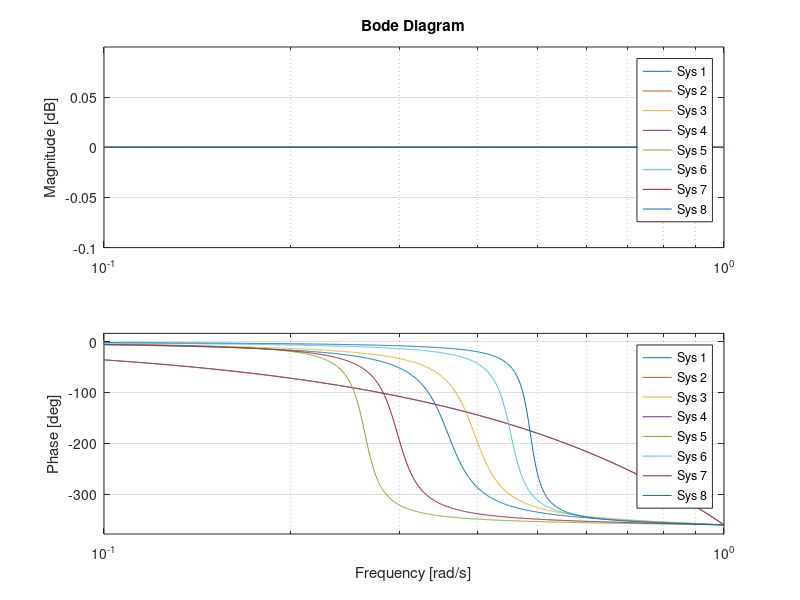
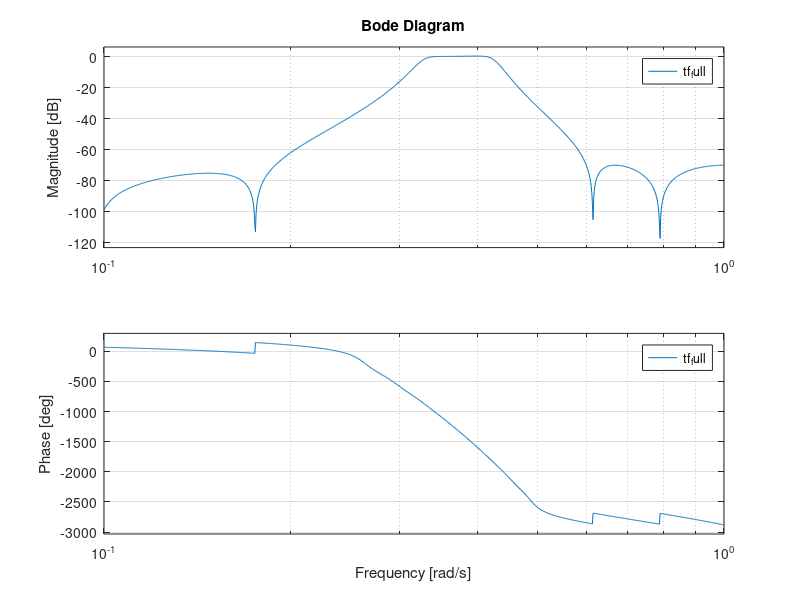
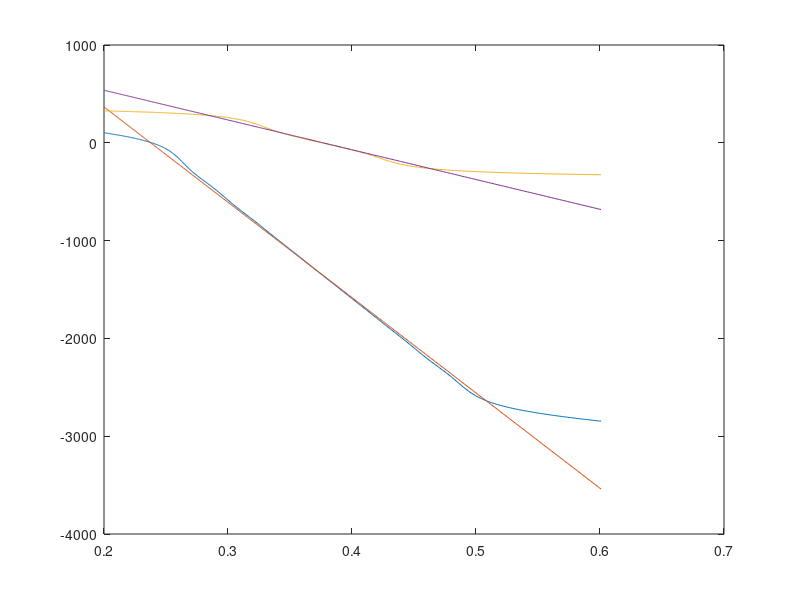
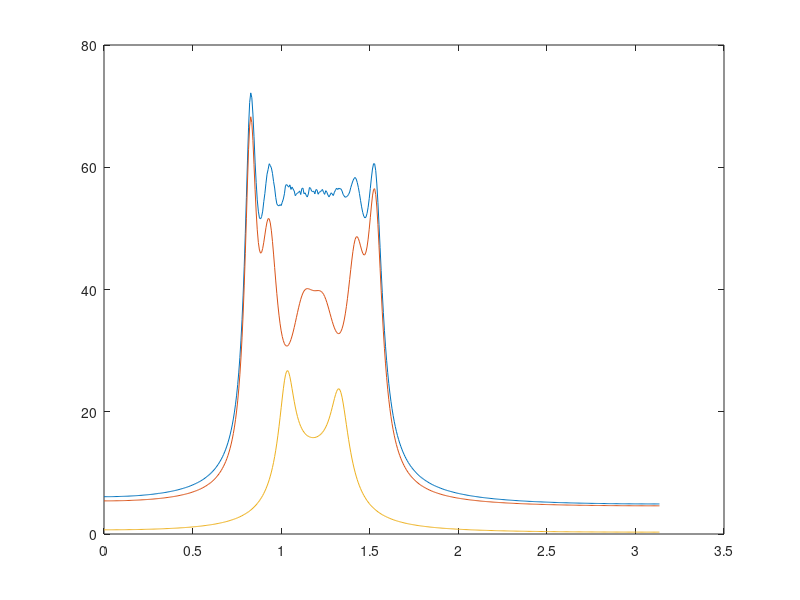

Reproduce these figures in MATLAB, in order.
clear all
close all
pkg('load', 'optim');
pkg('load', 'control');
pkg('load', 'signal');

function [k, d] = wlinfit(x, y, err_weights)
    w = err_weights;
    n1 = size(x)
    n2 = size(y)
    n3 = size(w)

    xmw = sum(x.*w)/sum(w)
    ymw = sum(y.*w)/sum(w)
    k = sum(w.*(x - xmw).*(y - ymw)) / sum(((x - xmw).^2).*w)
    d = ymw - k*xmw;
endfunction

function h_z = r_th_to_tf(r, theta)
    a1 = 2*r/theta;
    b1 = 1/(theta*theta);
    num = [b1   -a1    1];
    den = [b1    a1    1];
    h_z = tf(num, den);
endfunction

function h_z = r_th_to_tf_d(r, theta)
    %s = tf('s')
    %z = c2d(1/s, pi)
    r
    theta
    z = 1/tf('z', pi);
    a = r*exp(1i * theta)
    ac = conj(a);
    b = real(a*ac)
    d = real(a + ac)
    h_z = (b - d*z + z*z)/(1 - d*z + b*z*z);
endfunction

function h_z = r_th_to_tf_d2(r, theta)
    z = 1/tf('z', pi);
    c = -r;
    d = theta;

    h_z = (-c + d*(1-c)*z + z*z)/(1 + d*(1-c)*z - c*z*z);
endfunction


%[num,den] = cheby2(4,70,[0.2, 0.6],'bandpass')
num = [0.0015   -0.0020    0.0002   -0.0009    0.0028   -0.0009    0.0002   -0.0020    0.0015]
den = [1.0000   -2.7355    5.9780   -7.8335    8.5654   -6.3463    3.9239   -1.4513    0.4299]
tf_pre = tf(num, den, pi)

opt = [
   9.086818539165293e-01
   1.123662242021393e+00
   1.896829765404781e-05
   3.141592653343406e+00
   9.052555094140565e-01
   1.240505687310595e+00
   9.876779354484179e-04
   1.193221305861999e-06
   9.623245079376546e-01
   8.269680192297365e-01
   9.352862713438788e-01
   1.421952529288832e+00
   9.432252821699838e-01
   9.323536855164043e-01
   9.512443308399032e-01
   1.530049160067190e+00
]';
rs = [];
thetas = [];
for i = 1:numel(opt)
    if (rem (i, 2) == 1) 
        rs(end+1) = opt(i);
    else 
        thetas(end+1) = opt(i);
    endif
endfor

rs
thetas

figure 1
tf_ap_chain = 1;
tf_aps = {};
for i = 1:numel(rs)
    tf_ap = r_th_to_tf_d(rs(i), thetas(i));
    tf_aps{end+1} = tf_ap;
    tf_ap_chain *= tf_ap;
endfor
tf_full = tf_ap_chain * tf_pre;
bode(tf_aps{:})

figure 2
bode(tf_full)
[mag, pha, w] = bode(tf_full);
[mag_pre, pha_pre, w_pre] = bode(tf_pre, w);
err_weights = mag_pre';

startfreq = 0.2
for i = 1:numel(w)
    if (w(i) > startfreq)
        startidx = i;
        break
    endif
endfor

endfreq = 0.6
for i = 1:numel(w)
    if (w(i) > endfreq)
        endidx = i;
        break
    endif
endfor

w_cut = w(startidx:endidx);
pha_cut = pha(startidx:endidx);
[k1, d1] = wlinfit(w, pha', err_weights);
lin = d1 + w_cut * k1;

pha_pre_cut = pha_pre(startidx:endidx);
[k2, d2] = wlinfit(w, pha_pre', err_weights);
lin_pre = d2 + w_cut * k2;

figure 3
plot(w_cut, pha_cut, w_cut, lin, w_cut, pha_pre_cut, w_cut, lin_pre)

figure 4
[num_full, den_full] = tfdata(tf_full, 'v');
[g1, w1] = grpdelay(num_full, den_full);
[num_ap, den_ap] = tfdata(tf_ap_chain, 'v');
[g2, w2] = grpdelay(num_ap, den_ap);
[num_pre, den_pre] = tfdata(tf_pre, 'v');
[g3, w3] = grpdelay(num_pre, den_pre);
plot(w1, g1, w2, g2, w3, g3)

maxgrp = 0;
maxgrp_w = 0;
for i = 1:numel(g3) 
    if (g3(i) > maxgrp)
        maxgrp = g3(i);
        maxgrp_w = w3(i);
    endif
endfor
maxgrp
maxgrp_w
